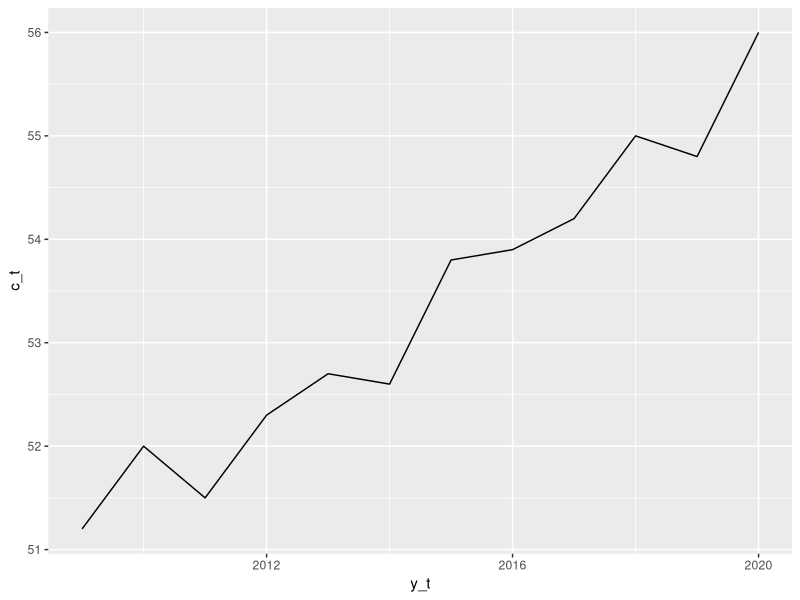
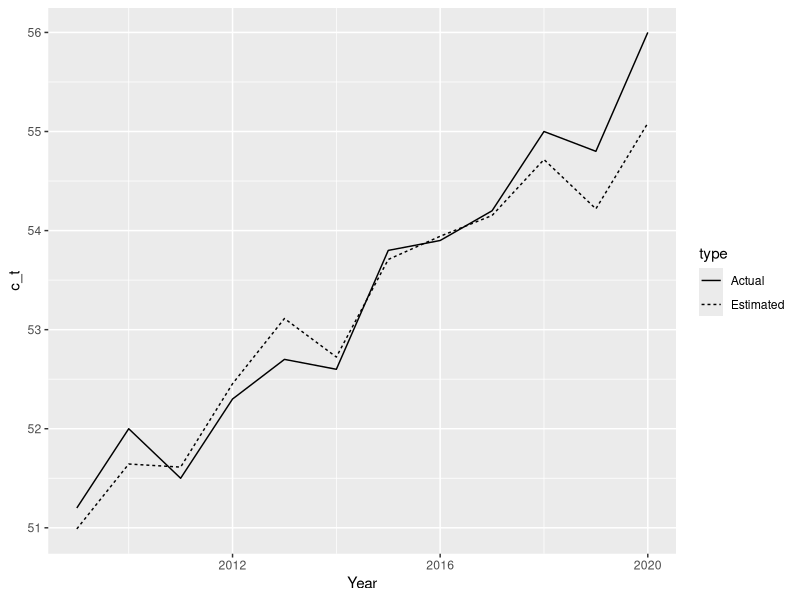
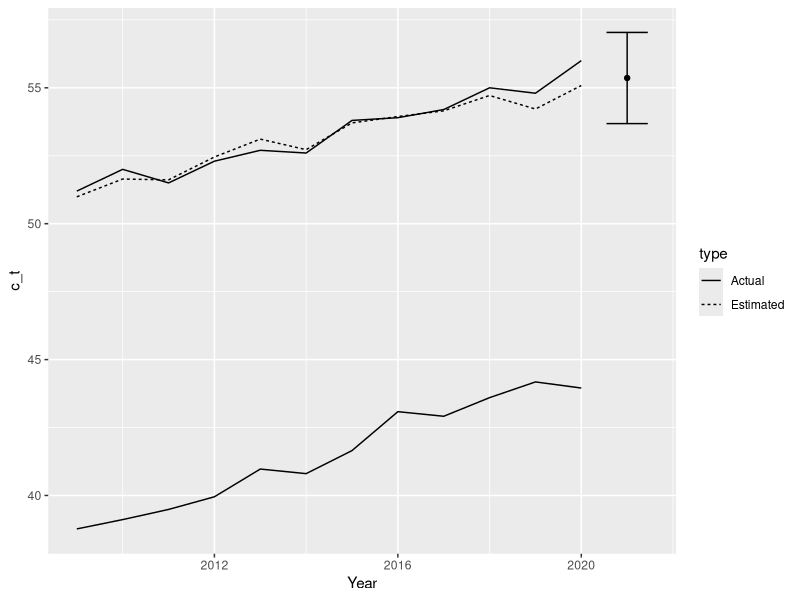

R code for these plots, in order:
## ---- chunk 1
require(tidyverse)
law <- read_csv("law.csv") %>% rename(c_t = Poenggrense,
                                      a_t = Søkere,
                                      s_t = Plasser) %>% mutate(y_t = 2009:2020)
ggplot(law, aes(x = y_t, y = c_t)) +
  geom_line()

objective <- function(c, mu, sigma, a, s){
  abs(s - a*(1-pnorm(q = c, mean = mu, sd = sigma)))
}

prior_mu_1_mu <- 40 #Prior mean for the average point score in 2009
prior_mu_1_sig <- 5 #Prior std.dev for the average point score in 2009
delta_mu_sig <- 2 #Std.dev of the mu_t+1 - mu_t random walk prior

sig_alpha <- 10
sig_beta <- 1 #scale 

iterations <- 1e3
eps <- 3

n_yrs <- 12
a_t <- law %>% select(a_t) %>% pull()
s_t <- law %>% select(s_t) %>% pull()
c_t <- law %>% select(c_t) %>% pull()
q_t <- (a_t - s_t)/a_t

mu <- rep(0, 11)
sim_c_t <- mu
sigma <- 0

acc_mu <- matrix(0, nrow = iterations, ncol = n_yrs)
acc_sigma <- rep(0, iterations)

for(i in 1:iterations){
  mu[1] <- rnorm(1, prior_mu_1_mu, prior_mu_1_sig)
  mu[2:n_yrs] <- mu[1] + cumsum(rnorm(n_yrs - 1, 0, delta_mu_sig))
  sigma <- rgamma(1, shape = sig_alpha, scale = sig_beta)
  for(t in 1:n_yrs){
    y_t <- rnorm(a_t[t], mu[t], sigma)
    sim_c_t[t] <- quantile(y_t, q_t[t])
  }
  
  rho <- mean((sim_c_t - c_t)^2)
  if(rho < eps){
    acc_mu[i, ] <- mu
    acc_sigma[i] <- sigma
  }
}

acc_mu <- acc_mu[rowMeans(acc_mu) != 0, ] 
acc_sigma <- acc_sigma[acc_sigma > 0]

post_mu <- colMeans(acc_mu, na.rm = TRUE)
post_sigma <- mean(acc_sigma, na.rm = TRUE)
est_admission <- post_mu*0
for(t in 1:length(post_mu)){
  est_c_t = optim(50, objective, a = a_t[t], s = s_t[t], mu = post_mu[t], sigma = post_sigma)
  est_admission[t] <- est_c_t$par
}

result <- bind_rows(tibble(Year = 2009:2020, c_t = c_t, type = "Actual"),
                    tibble(Year = 2009:2020, c_t = est_admission, type = "Estimated"))

ggplot(result, aes(x = Year, y = c_t)) +
  geom_line(aes(linetype = type))
## ---- chunk 2
a_21 <- 1929
s_21 <- 234
q_21 <- (a_21 - s_21)/a_21

iterations <- 1e4
sim_c_21 <- rep(0, iterations)
ids <- sample(nrow(acc_mu), iterations, replace = T)

for(t in 1:iterations){
  mu_21 <- rnorm(1, acc_mu[ids[t], ncol(acc_mu)], delta_mu_sig)
  sigma <- acc_sigma[ids[t]]
  y_21 <- rnorm(a_21, mu_21, sigma)
  sim_c_21[t] <- quantile(y_21, q_21)
}

predicted <- tibble(Year = 2021, c_t = mean(sim_c_21), sigma = sd(sim_c_21))
ggplot(result, aes(x = Year, y = c_t)) +
  geom_line(aes(linetype = type)) +
  geom_point(data = predicted, aes(x = Year, y = c_t)) +
  geom_line(data = tibble(Year = 2009:2020, mu = post_mu), aes(x = Year, y = mu)) +
  geom_errorbar(data = predicted, aes(x = Year, ymin = c_t - 0.67*sigma, ymax = c_t + 0.67*sigma))
